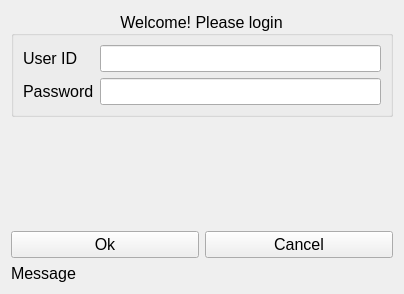
<?xml version="1.0" encoding="UTF-8"?>
<ui version="4.0">
 <class>w_LoginForm</class>
 <widget class="QWidget" name="w_LoginForm">
  <property name="geometry">
   <rect>
    <x>0</x>
    <y>0</y>
    <width>404</width>
    <height>294</height>
   </rect>
  </property>
  <property name="font">
   <font>
    <pointsize>12</pointsize>
   </font>
  </property>
  <property name="windowTitle">
   <string>Sample Application</string>
  </property>
  <layout class="QGridLayout" name="gridLayout">
   <item row="0" column="0" colspan="2">
    <widget class="QGroupBox" name="groupBox">
     <property name="title">
      <string>Welcome! Please login</string>
     </property>
     <property name="alignment">
      <set>Qt::AlignmentFlag::AlignCenter</set>
     </property>
     <layout class="QFormLayout" name="formLayout">
      <item row="0" column="0">
       <widget class="QLabel" name="lb_UserID">
        <property name="text">
         <string>User ID</string>
        </property>
       </widget>
      </item>
      <item row="0" column="1">
       <widget class="QLineEdit" name="le_UserID"/>
      </item>
      <item row="1" column="0">
       <widget class="QLabel" name="lb_Password">
        <property name="text">
         <string>Password</string>
        </property>
       </widget>
      </item>
      <item row="1" column="1">
       <widget class="QLineEdit" name="le_Password">
        <property name="echoMode">
         <enum>QLineEdit::EchoMode::Password</enum>
        </property>
       </widget>
      </item>
     </layout>
    </widget>
   </item>
   <item row="3" column="0" colspan="2">
    <widget class="QLabel" name="lb_Message">
     <property name="text">
      <string>Message</string>
     </property>
    </widget>
   </item>
   <item row="2" column="1">
    <widget class="QPushButton" name="pb_Cancel">
     <property name="text">
      <string>Cancel</string>
     </property>
    </widget>
   </item>
   <item row="2" column="0">
    <widget class="QPushButton" name="pb_OK">
     <property name="text">
      <string>Ok</string>
     </property>
    </widget>
   </item>
   <item row="1" column="0" colspan="2">
    <spacer name="verticalSpacer">
     <property name="orientation">
      <enum>Qt::Orientation::Vertical</enum>
     </property>
     <property name="sizeHint" stdset="0">
      <size>
       <width>20</width>
       <height>40</height>
      </size>
     </property>
    </spacer>
   </item>
  </layout>
 </widget>
 <tabstops>
  <tabstop>le_UserID</tabstop>
  <tabstop>le_Password</tabstop>
  <tabstop>pb_OK</tabstop>
  <tabstop>pb_Cancel</tabstop>
 </tabstops>
 <resources/>
 <connections/>
</ui>
